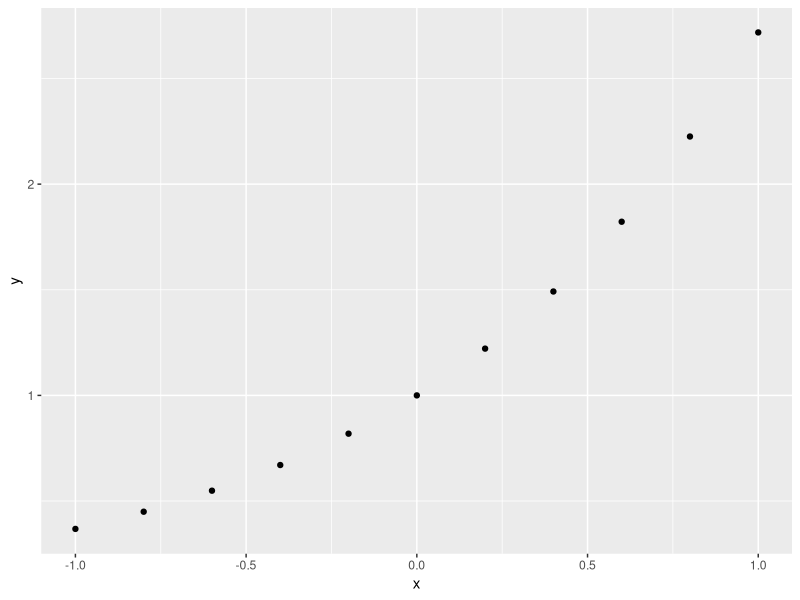
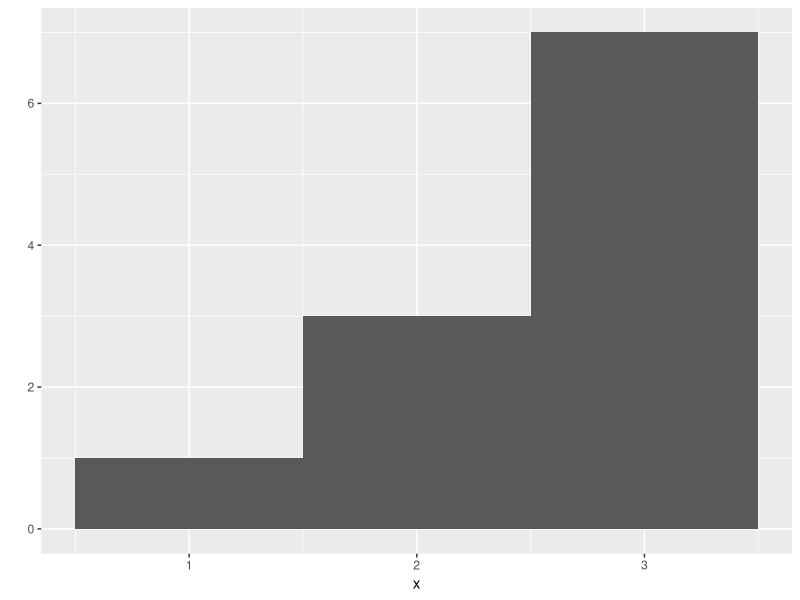
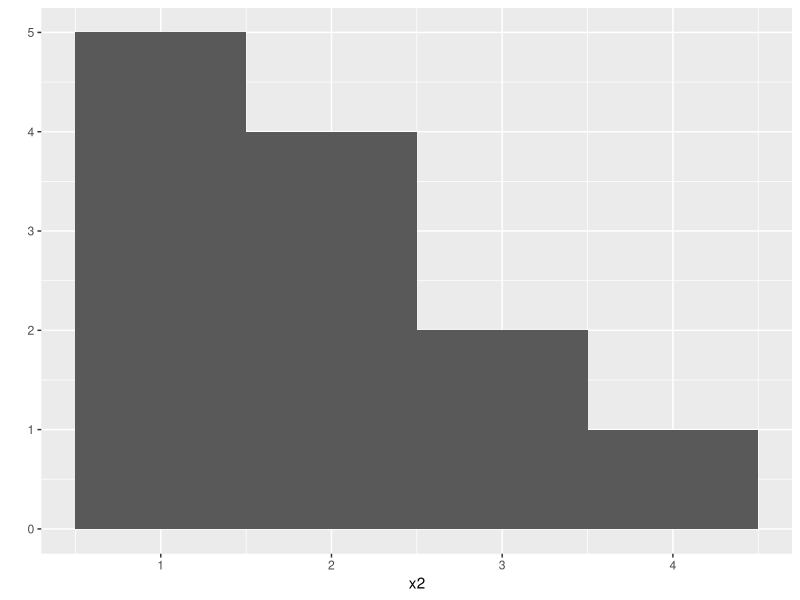
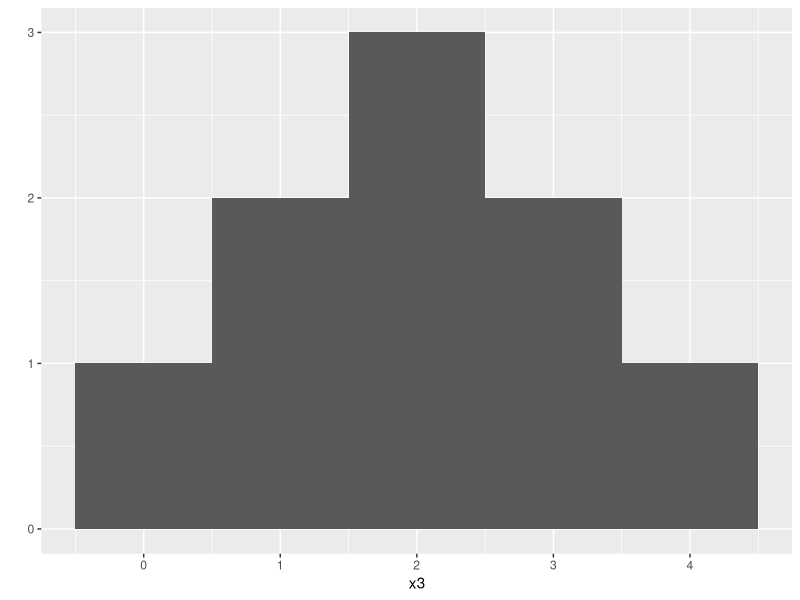
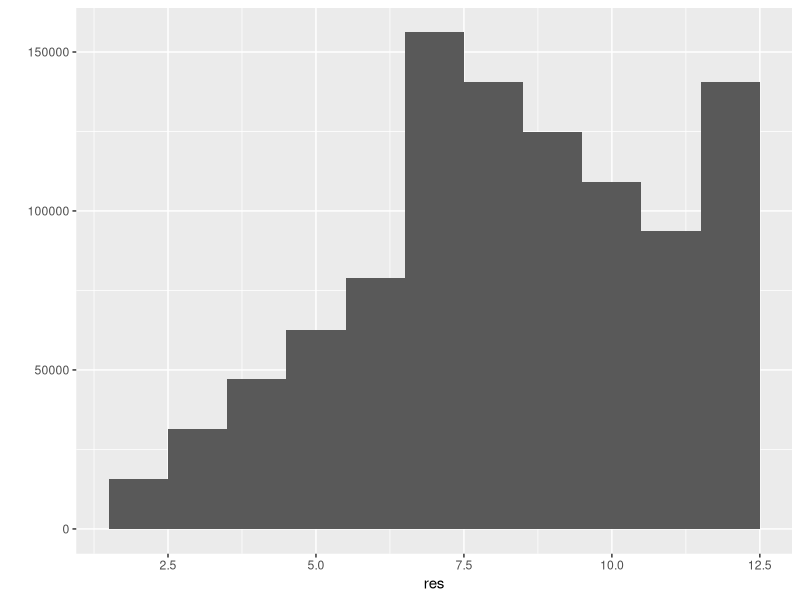

Write the R code that produced these figures, in order.
library("ggplot2") 
die<-1:6
args(sample) # to get the arguments of the equation
sample(x = die, replace = TRUE, size = 2)

# The function constructor
my_function <- function(){}

roll <- function(){
  die<-1:6
  sample(x = die, size = 2, replace = TRUE)
}

  roll2 <- function(bones = 1:6) {
    dice <- sample(bones, size = 2, replace = TRUE)
    sum(dice)
  }
  
  roll3 <- function(){
    die<-1:6
    dice <-sample(x = die, size = 2, replace = TRUE,prob = c(1/8,1/8,1/8,1/8,1/8,3/8))
    sum(dice)
  }


# Examples of using quicplot qplot
  # Scatter Plot
  x <- c(-1, -0.8, -0.6, -0.4, -0.2, 0, 0.2, 0.4, 0.6, 0.8, 1)
  y <- exp(x)
  qplot(x,y)
  
  # Histogramms (qplot makes histograms when only single vector is provided as an argument)
  x <- c(1, 2, 2, 2, 3, 3,3,3,3,3,3)
  qplot(x, binwidth = 1)
  
  x2 <- c(1, 1, 1, 1, 1, 2, 2, 2, 2, 3, 3, 4)
  qplot(x2, binwidth = 1)

  x3 <- c(0, 1, 1, 2, 2, 2, 3, 3, 4)
  qplot(x3, binwidth= 1)

  
  
# replicate function irst give replicate the number of times you wish to
# repeat an R command, and then give it the command you wish to repeat.  
  args(replicate)
  
  res <- replicate(1000000,roll3())
  qplot(res,binwidth = 1)
  
  